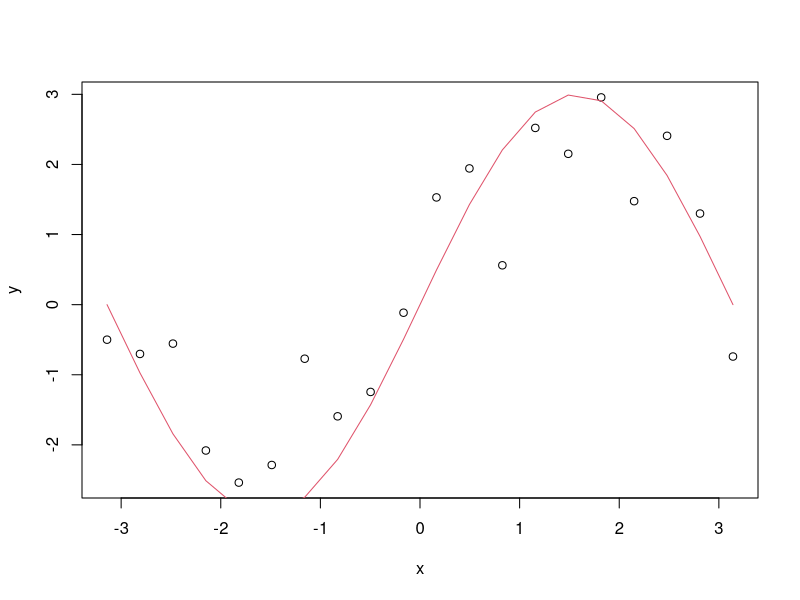
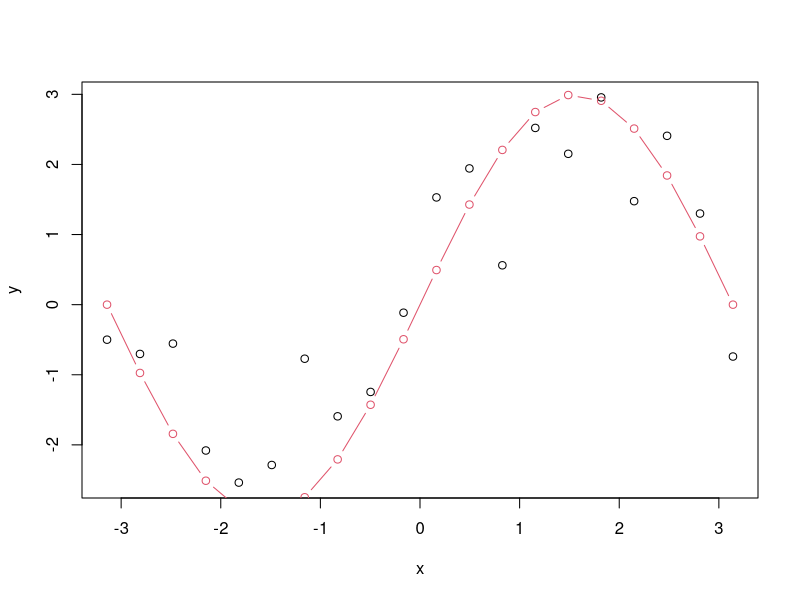
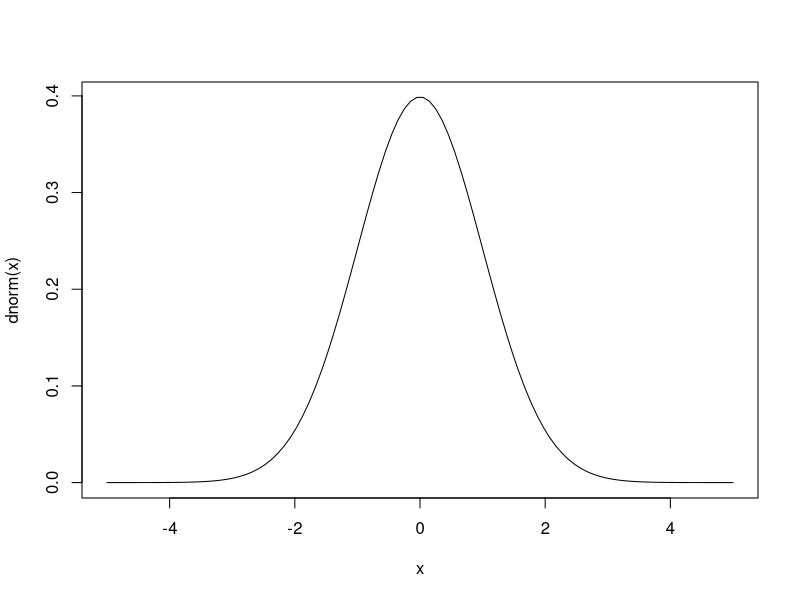
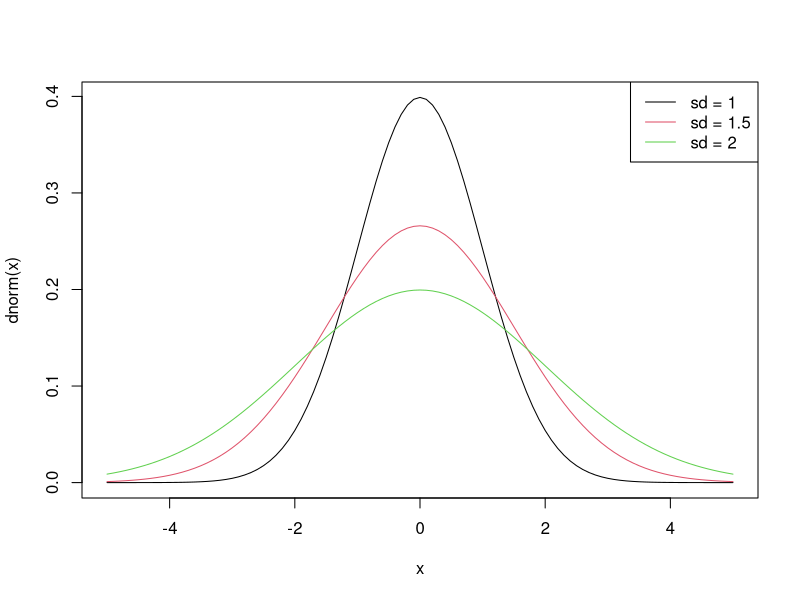
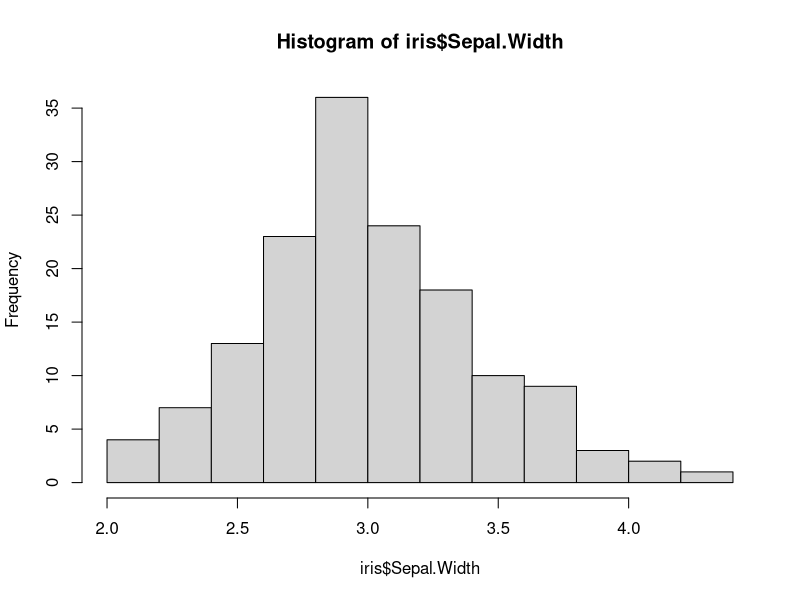
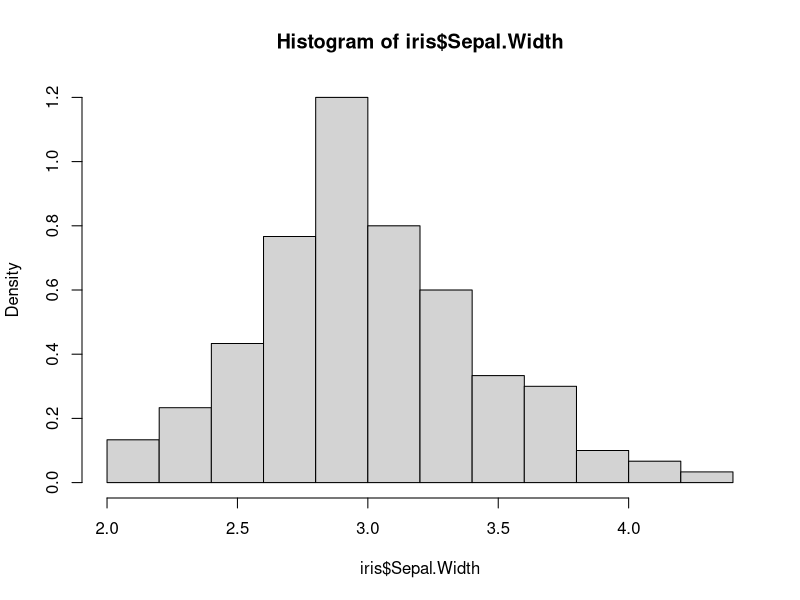
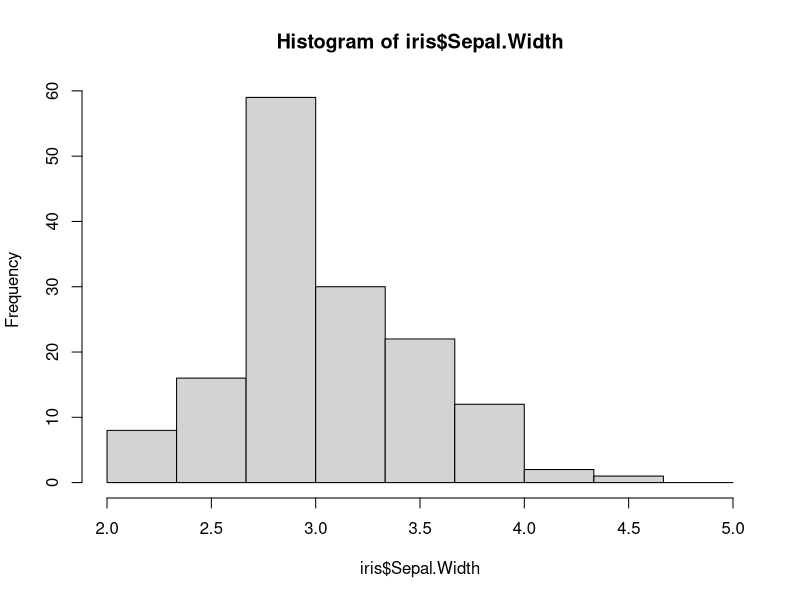
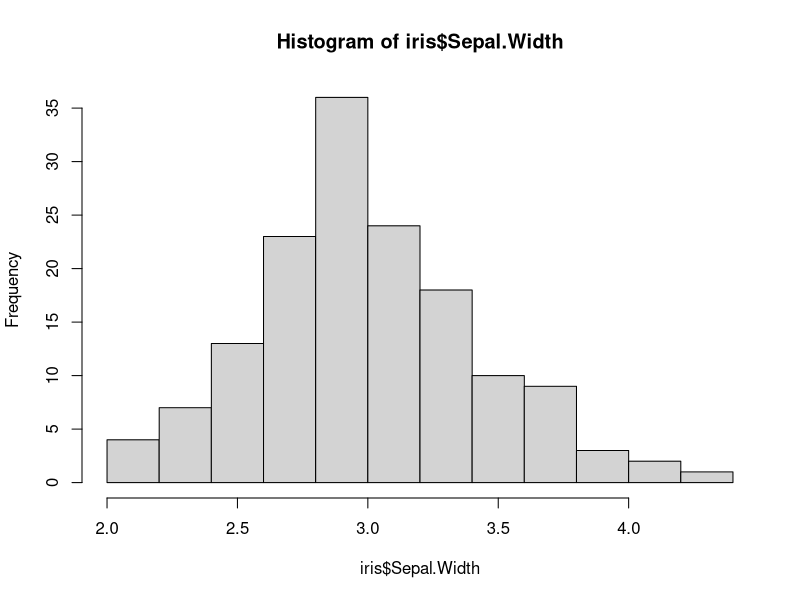

Here is the R script that generated these plots, in order:
###################################################
### Graphik
###################################################

## Base graphics
x <- seq(-pi, pi, length.out = 20)
y <- rnorm(length(x), 3 * sin(x))
plot(x, y)
lines(x, 3 * sin(x), col = 2)

plot(y ~ x)
points(x, 3 * sin(x), col = 2, type = "b")

x <- seq(-5, 5, length.out = 100)
plot(x, dnorm(x), type = "l")

curve(dnorm, from = -5, to = 5)
curve(dnorm(x, 0, 1.5), from = -5, to = 5, 
      col = 2, add = TRUE)
curve(dnorm(x, 0, 2), from = -5, to = 5, 
      col = 3, add = TRUE)
legend("topright", legend = paste0("sd = ", c(1, 1.5, 2)),
       lty = 1, col = 1:3)

## Visualisierung von Daten
## Metrische Variablen 
head(iris)

hist(iris$Sepal.Width)
hist(iris$Sepal.Width, freq = FALSE)

summary(iris$Sepal.Width)
hist(iris$Sepal.Width, breaks = seq(2, 5, length.out = 10),
     include.lowest = TRUE)

hist(iris$Sepal.Width, 10)
hist(iris$Sepal.Width, 100)

boxplot(iris$Sepal.Width)
fivenum(iris$Sepal.Width)
summary(iris$Sepal.Width)

boxplot(subset(iris, Sepal.Width > 2.5)$Sepal.Width)
summary(subset(iris, Sepal.Width > 2.5)$Sepal.Width)

boxplot(Sepal.Width ~ Species, data = iris)
boxplot(Sepal.Width ~ Species, data = iris, notch = TRUE)
boxplot(Sepal.Width ~ Species, data = iris[-c(1:20), ],
        notch = TRUE, varwidth = TRUE)

plot(Sepal.Width ~ Sepal.Length, data = iris, col = iris$Species)

coplot(Sepal.Width ~ Sepal.Length | Species, data = iris)

pairs(iris)
plot(iris)
pairs(iris[, 1:4], col = iris$Species)

hist(iris$Petal.Width, freq = FALSE)
lines(density(iris$Petal.Width), col = 2)

## Kategorielle Variablen
plot(iris$Species)

tab <- table(iris$Species)
tab
class(tab)
plot(tab)

barplot(table(iris$Species))

sl <- cut(iris$Sepal.Length, seq(4, 8, by = 1))
table(sl)
sw <- cut(iris$Sepal.Width, seq(2, 5, by = 1), 
          include.lowest = TRUE)
table(sw)
tab <- table(sl, sw)
plot(tab)

barplot(tab)
barplot(tab, legend = TRUE)
barplot(tab, beside = TRUE)
barplot(tab, beside = TRUE, legend = TRUE)

he <- margin.table(HairEyeColor, c(1, 2))
he
plot(he)

barplot(he)
barplot(he, legend = TRUE)
barplot(he, beside = TRUE, legend = TRUE)

hep <- prop.table(he, 2)
barplot(hep)
barplot(hep, legend = TRUE)


